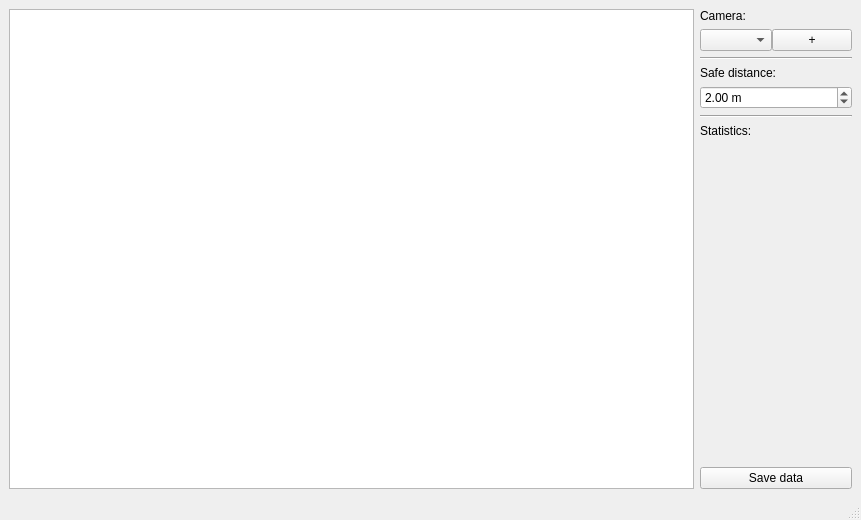
<?xml version="1.0" encoding="UTF-8"?>
<ui version="4.0">
 <class>MainWindow</class>
 <widget class="QMainWindow" name="MainWindow">
  <property name="geometry">
   <rect>
    <x>0</x>
    <y>0</y>
    <width>861</width>
    <height>520</height>
   </rect>
  </property>
  <property name="sizePolicy">
   <sizepolicy hsizetype="Maximum" vsizetype="Maximum">
    <horstretch>0</horstretch>
    <verstretch>0</verstretch>
   </sizepolicy>
  </property>
  <property name="windowTitle">
   <string>Social Distance Monitoring Tool</string>
  </property>
  <widget class="QWidget" name="centralwidget">
   <property name="sizePolicy">
    <sizepolicy hsizetype="Maximum" vsizetype="Maximum">
     <horstretch>0</horstretch>
     <verstretch>0</verstretch>
    </sizepolicy>
   </property>
   <layout class="QGridLayout" name="gridLayout">
    <item row="0" column="0">
     <layout class="QHBoxLayout" name="horizontalLayout" stretch="0,0">
      <item>
       <widget class="QGraphicsView" name="cameraGraphicsView">
        <property name="sizePolicy">
         <sizepolicy hsizetype="Expanding" vsizetype="Expanding">
          <horstretch>1</horstretch>
          <verstretch>1</verstretch>
         </sizepolicy>
        </property>
        <property name="acceptDrops">
         <bool>false</bool>
        </property>
        <property name="verticalScrollBarPolicy">
         <enum>Qt::ScrollBarAlwaysOff</enum>
        </property>
        <property name="horizontalScrollBarPolicy">
         <enum>Qt::ScrollBarAlwaysOff</enum>
        </property>
       </widget>
      </item>
      <item>
       <layout class="QVBoxLayout" name="verticalLayout">
        <item>
         <widget class="QLabel" name="cameraLabel">
          <property name="text">
           <string>Camera:</string>
          </property>
         </widget>
        </item>
        <item>
         <layout class="QHBoxLayout" name="horizontalLayout_3">
          <property name="spacing">
           <number>0</number>
          </property>
          <item>
           <widget class="QComboBox" name="cameraComboBox"/>
          </item>
          <item>
           <widget class="QPushButton" name="addCameraPushButton">
            <property name="text">
             <string>+</string>
            </property>
           </widget>
          </item>
         </layout>
        </item>
        <item>
         <widget class="Line" name="cameraLine">
          <property name="orientation">
           <enum>Qt::Horizontal</enum>
          </property>
         </widget>
        </item>
        <item>
         <widget class="QLabel" name="distanceLabel">
          <property name="text">
           <string>Safe distance:</string>
          </property>
         </widget>
        </item>
        <item>
         <widget class="QDoubleSpinBox" name="distanceSpinBox">
          <property name="suffix">
           <string> m</string>
          </property>
          <property name="singleStep">
           <double>0.200000000000000</double>
          </property>
          <property name="value">
           <double>2.000000000000000</double>
          </property>
         </widget>
        </item>
        <item>
         <widget class="Line" name="line">
          <property name="orientation">
           <enum>Qt::Horizontal</enum>
          </property>
         </widget>
        </item>
        <item>
         <widget class="QLabel" name="label">
          <property name="text">
           <string>Statistics:</string>
          </property>
         </widget>
        </item>
        <item>
         <widget class="QLabel" name="statisticsBodyLabel">
          <property name="text">
           <string/>
          </property>
         </widget>
        </item>
        <item>
         <spacer name="verticalSpacer">
          <property name="orientation">
           <enum>Qt::Vertical</enum>
          </property>
          <property name="sizeHint" stdset="0">
           <size>
            <width>20</width>
            <height>40</height>
           </size>
          </property>
         </spacer>
        </item>
        <item>
         <widget class="QPushButton" name="saveDataPushButton">
          <property name="text">
           <string>Save data</string>
          </property>
         </widget>
        </item>
       </layout>
      </item>
     </layout>
    </item>
   </layout>
  </widget>
  <widget class="QMenuBar" name="menubar">
   <property name="geometry">
    <rect>
     <x>0</x>
     <y>0</y>
     <width>861</width>
     <height>24</height>
    </rect>
   </property>
  </widget>
  <widget class="QStatusBar" name="statusbar"/>
 </widget>
 <resources/>
 <connections/>
</ui>
